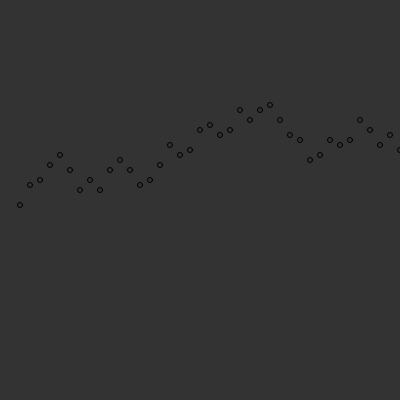
Frame 1 (no input)
Frame 60 (no input): identical to frame 1, image omitted
Frame 120 (the mouse pressed at the canvas centre since frame 60): identical to frame 1, image omitted

The p5.js sketch that drew this single still picture (run headless with seeded random() and noise() and a simulated clock; from frame 60 on, the mouse is pressed at the canvas centre):

// p5.js sketch
// ── sketch.js
var xOffset = 10;
var points = [];
var childYOffsets = [5, 10, 15, 20];
var numOfChild = [1, 2, 3];
var coinFlip = [-1, 1];
function setup()
{
  createCanvas(400, 400);
  makePoints(xOffset, height/2);
}

function draw()
{
  background(51);

  for (i = 0; i <  points.length;  i++)
  {
    points[i].show();
  }
}

function ladder()
{
  var val = random(coinFlip);
  return val;
}

function makePoints(px,py, mc)
{
  if (points.length < 50 || mc ==  0)
  {
    var aPoint = new point(px,py);
    points.push(aPoint);

    var child = random(numOfChild);
    var i = 1;
    do {
      makePoints(aPoint.x, aPoint.y);
      i++
    } while (i < child);
  }
  if (points.length < 50 || mc > 0)
  {
    var aPoint = new point(px,py);
    points.push(aPoint);
  }
}

// ── lineObj.js
class lineObj
{
  //Create all variables that the line will need
  constructor(x1, y1, x2, y2, c)
  {
      this.x1 = x1;
      this.y1 = y1;
      this.x2 = x2;
      this.y2 = y2;
      this.c = c;
  }

  show()
  {
    push();
    colorMode(RGB, 255)
    stroke(this.c);
    fill(this.c);
    line(this.x1, this.y1, this.x2, this.y2);
    pop();
  }
}

// ── point.js
class point
{

  constructor(px, py)
  {
      this.x = px + xOffset;
      this.y = py + (ladder() * random(childYOffsets));
  }

  show()
  {
      push();

      noFill();
      ellipse(this.x, this.y, 5);

      pop();
  }
}
